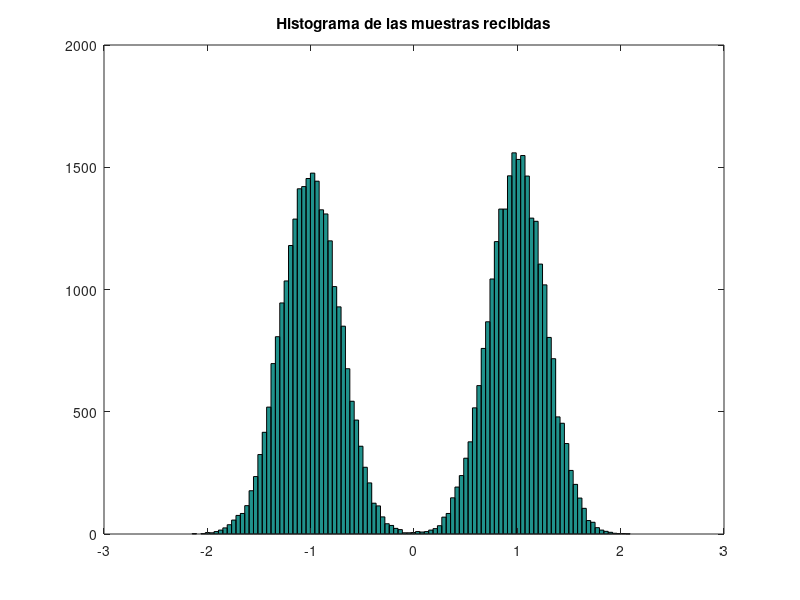

Reproduce this figure in MATLAB.
%=======================================================================
% Comunicaciones Digitales
% Prof.: Dr. Mario Hueda
% Practico Lab. 2
%=======================================================================
clear
close all
%	2.1 Lectura de las muestras de ruido.
N=50000;
n=1/sqrt(2)*(randn(1,N)+j*randn(1,N));
%	P2.2	Generacion de simbolos binarios.
btxd=randint(1,N); %genera 0 y 1
x=(btxd-.5)/.5;
hist(x,100);
title('Histograma de los simbolos transmitidos');
%pause;
%	P2.3	SNR de interes = 6.8 dB (por ejemplo, para BER=1e-3).
SNR=8; %utilizo, 3 8 y 15
%SNR=4.3;
SNRv=10^(SNR/10);
No=1/SNRv;
n=sqrt(No)*n;
%	P2.4	Muestra recibida.
r=real(x+n);
%	P2.5	Histograma de las muestras recibidas.
hist(r,100)
title('Histograma de las muestras recibidas');
disp('Pulse una tecla para continuar');
pause;
%	P2.6 Detector y calculo de errores
i=find(r>0);
brxd=zeros(1,N);
brxd(i)=1;
fprintf('\nError de simulacion = %f',mean(xor(btxd,brxd)));
fprintf('\nError de teoria = %f\n',0.5*erfc(sqrt(SNRv)));
close all;
